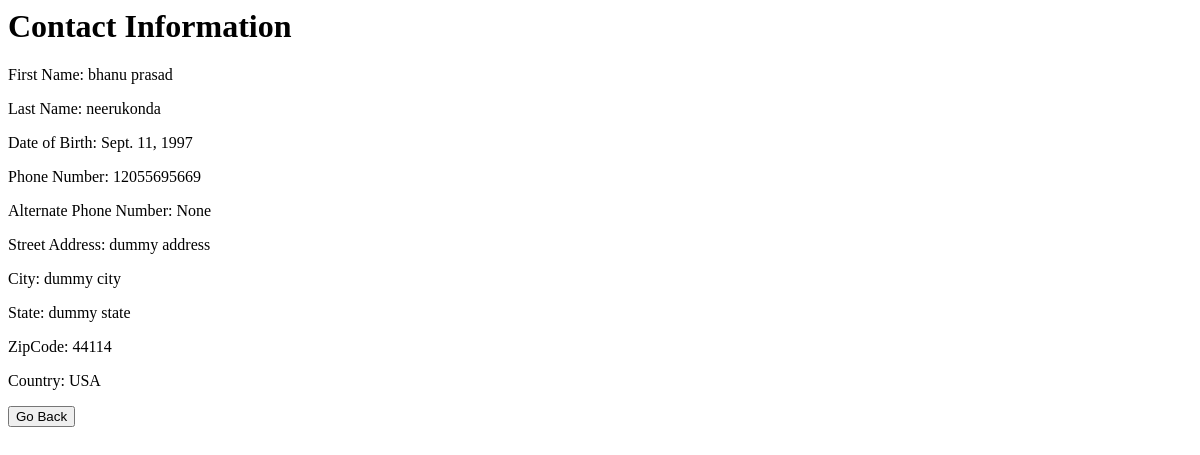
The app's page /contactinfo/1/, older data.
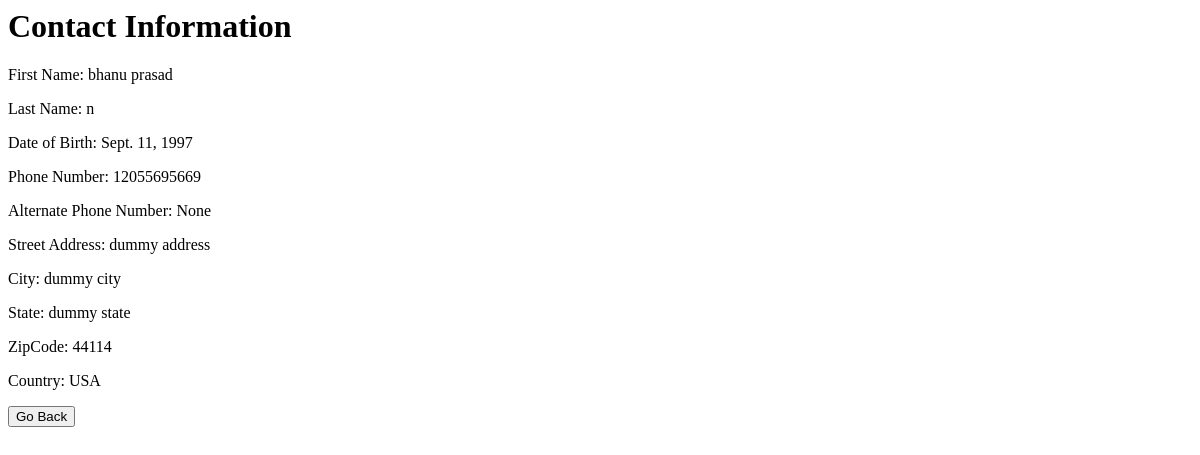
The same page, newer data.
### Contacts/models.py (models this page shows, shortened)
class ContactInfo(models.Model):
    user = models.ForeignKey(User, on_delete=models.CASCADE, null=True, blank=True)
    cid = models.AutoField(primary_key=True)
    fname = models.CharField(max_length=50, null=True, blank=True)
    lname = models.CharField(max_length=50, null=True, blank=True)
    DOB = models.DateField(null=True)
    phnumber = models.IntegerField(max_length=15, null=True)
    phnumberalt= models.IntegerField(max_length=15, null=True, blank=True)
    Staddress= models.TextField(null=True, blank=True)
    city = models.CharField(max_length=20, null=True)
    state = models.CharField(max_length=20, null=True)
    zipcode = models.IntegerField(max_length=7, null=True)
    country = models.CharField(max_length=20, null=True)

### Contacts/views.py (the view)
# urls.py: path('contactinfo/<int:pk>/', ContactDetail.as_view(),name='contactinfo'),
class ContactDetail(DetailView):
    model= ContactInfo
    context_object_name= 'contactdetail'

### templates/Contacts/ContactInfo_detail.html
<h1>Contact Information</h1>
<p>First Name: {{contactdetail.fname}}</p>
<p>Last Name: {{contactdetail.lname}}</p>
<p>Date of Birth: {{contactdetail.DOB}}</p>
<p>Phone Number: {{contactdetail.phnumber}}</p>
<p>Alternate Phone Number: {{contactdetail.phnumberalt}}</p>
<p>Street Address: {{contactdetail.Staddress}}</p>
<p>City: {{contactdetail.city}}</p>
<p>State: {{contactdetail.state}}</p>
<p>ZipCode: {{contactdetail.zipcode}}</p>
<p>Country: {{contactdetail.country}}</p>
<form action="{% url 'contacts' %}">
    <input type="submit" value="Go Back" />
</form>

Row changes from the older to the newer data that the page shows:
changed ContactInfo "bhanu prasad": lname "neerukonda" → "n"
